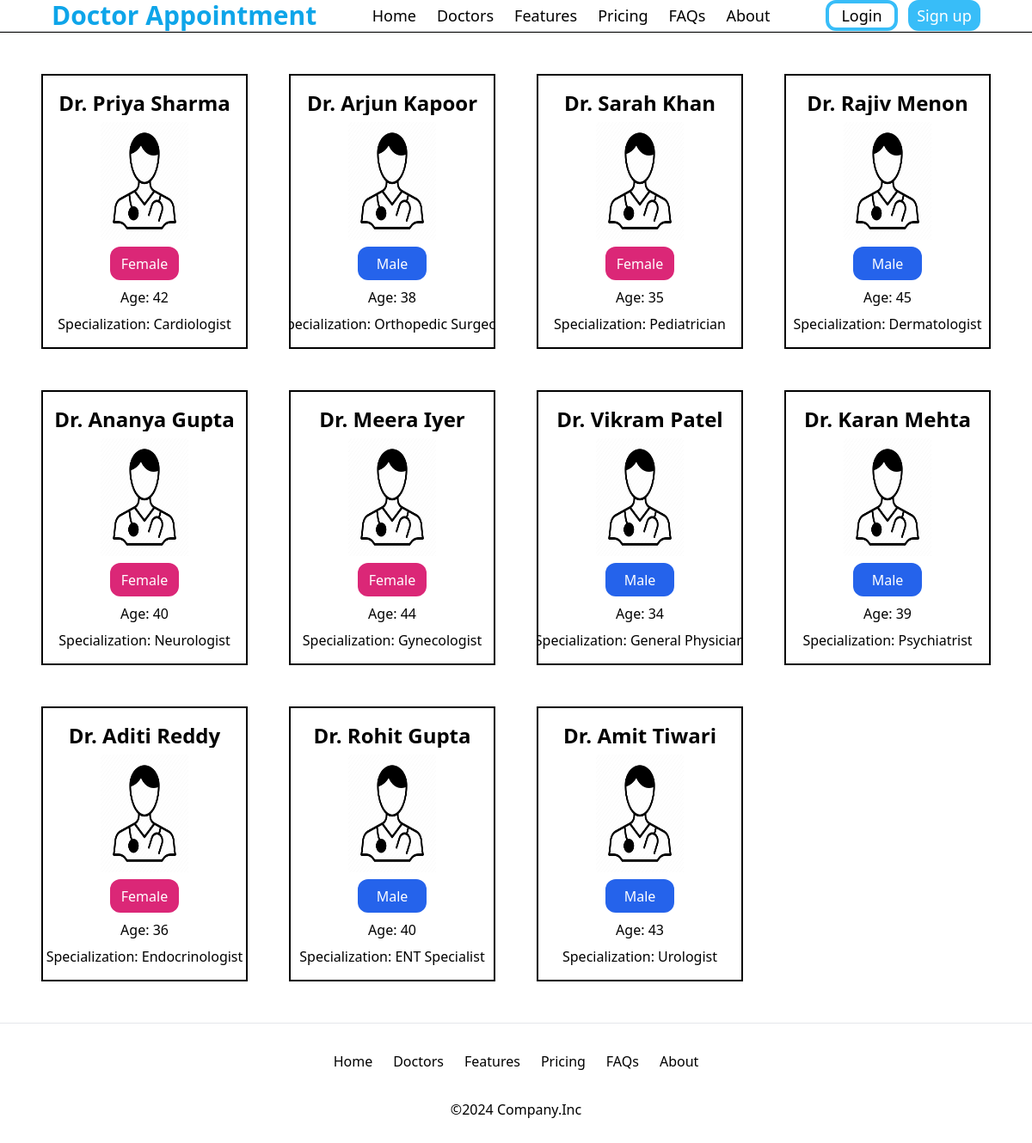
The app's page /doctors/ with its own data.
### app/models.py (models this page shows, shortened)
class Doctor(models.Model):
    name = models.CharField(max_length=50)
    gender = models.CharField(choices=[('M','male'),('F','female'),('O','other')],max_length=1)
    age = models.PositiveIntegerField()
    specialization = models.CharField(max_length=50)
    experience = models.PositiveIntegerField()
    location = models.TextField()
    contact = models.CharField(max_length=15)
    email = models.EmailField()
    registration_no = models.CharField(max_length=50,unique=True)

### app/views.py (the view)
# urls.py: path('doctors/',views.doctors,name='doctors'),
def doctors(request):
    doctors = Doctor.objects.all()
    return render(request,'doctors.html',{'doctors': doctors})

### templates/doctors.html
{% extends "index.html" %}
{% load static %}
{% block content %}
<div class="min-h-[70dvh] grid grid-cols-1 sm:grid-cols-2 md:grid-cols-3 lg:grid-cols-4 gap-[3rem] p-[3rem]">
    {% for item in doctors %}
    <div
        onclick="window.location.href ='/doctors/{{ item.name }}' "
        class="flex flex-col gap-2 items-center p-[1rem] h-[20rem] border-2 border-black transition-all hover:scale-[1.01] hover:shadow-2xl overflow-hidden">
        <div class="w-[25ch] text-ellipsis text-center whitespace-nowrap text-2xl font-semibold overflow-hidden">Dr. {{ item.name }}</div>
        <img src="{% static "images/profile_avatar.webp" %}" alt="{{ item.name }}" class="w-1/2 h-1/2">
        <div class="py-[.5rem] w-[5rem] rounded-xl capitalize text-ellipsis text-center text-white whitespace-nowrap overflow-hidden {% if item.get_gender_display == 'male' %}bg-blue-600{% else %}bg-pink-600{% endif %}">{{ item.get_gender_display }}</div>
        <div class="w-[25ch] text-ellipsis text-center whitespace-nowrap overflow-hidden">Age: {{ item.age }}</div>
        <div class="w-[29ch] text-ellipsis text-center whitespace-nowrap overflow-hidden">Specialization: {{ item.specialization }}</div>
    </div>
    {% endfor %}
</div>
{% endblock content %}

### templates/index.html
{% extends "base.html" %}
{% block main %}
<div class="min-h-[100dvh] pb-[2rem] flex flex-col">
    <div class="flex items-center justify-between px-[5vw] h-[10dvh]">
      <div class="font-bold text-3xl text-sky-500">Doctor Appointment</div>
      <div class="flex items-center justify-center text-lg gap-6">
        <a href="/" class="">Home</a>
        <a href="/doctors" class="">Doctors</a>
        <a href="/features" class="">Features</a>
        <a href="/pricing" class="">Pricing</a>
        <a href="/faqs" class="">FAQs</a>
        <a href="/about" class="">About</a>
      </div>
      <div class="flex items-center text-lg font-medium gap-3">
        <a
          href="/login"
          class="h-[6dvh] w-[7vw] flex justify-center items-center rounded-xl border-4 border-sky-400 transition-colors hover:text-white hover:bg-sky-400"
        >
          Login
        </a>
        <a
          href="/signup"
          class="h-[6dvh] w-[7vw] flex justify-center items-center rounded-xl border-4 border-sky-400 text-white bg-sky-400 hover:bg-white hover:text-black"
        >
          Sign up
        </a>
      </div>
    </div>
    <hr class="h-[.1rem] bg-black" />
    {% block content %}{% endblock content %}
    <hr class="h-[.1rem] bg-black" />
    {% include "footer.html" %}
  </div>
{% endblock main %}

### templates/base.html (shortened to what this page needs)
{% load static %}
<!DOCTYPE html>
<html lang="en">
<head>
    {% include "css.html" %}
</head>
<body>
    {% block main %}{% endblock main %}
</body>
</html>

### templates/css.html
{% load static %}
<link rel="stylesheet" type="text/css" href="{% static 'css/output.css' %}" />

### templates/footer.html
<div class="flex items-center justify-center text-md my-[2rem] gap-6">
    <a href="/" class="">Home</a>
    <a href="/doctors">Doctors</a>
    <a href="/features" class="">Features</a>
    <a href="/pricing" class="">Pricing</a>
    <a href="/faqs" class="">FAQs</a>
    <a href="/about" class="">About</a>
  </div>
  <div class="text-center">&copy;2024 Company.Inc</div>

### records on screen
Doctor: name "Priya Sharma", gender "Female", age "42", specialization "Cardiologist"
Doctor: name "Arjun Kapoor", gender "Male", age "38", specialization "Orthopedic…"
Doctor: name "Sarah Khan", gender "Female", age "35", specialization "Pediatrician"
Doctor: name "Rajiv Menon", gender "Male", age "45", specialization "Dermatologist"
Doctor: name "Ananya Gupta", gender "Female", age "40", specialization "Neurologist"
Doctor: name "Meera Iyer", gender "Female", age "44", specialization "Gynecologist"
Doctor: name "Vikram Patel", gender "Male", age "34", specialization "General…"
Doctor: name "Karan Mehta", gender "Male", age "39", specialization "Psychiatrist"
Doctor: name "Aditi Reddy", gender "Female", age "36", specialization "Endocrinologist"
Doctor: name "Rohit Gupta", gender "Male", age "40", specialization "ENT Specialist"
Doctor: name "Amit Tiwari", gender "Male", age "43", specialization "Urologist"
